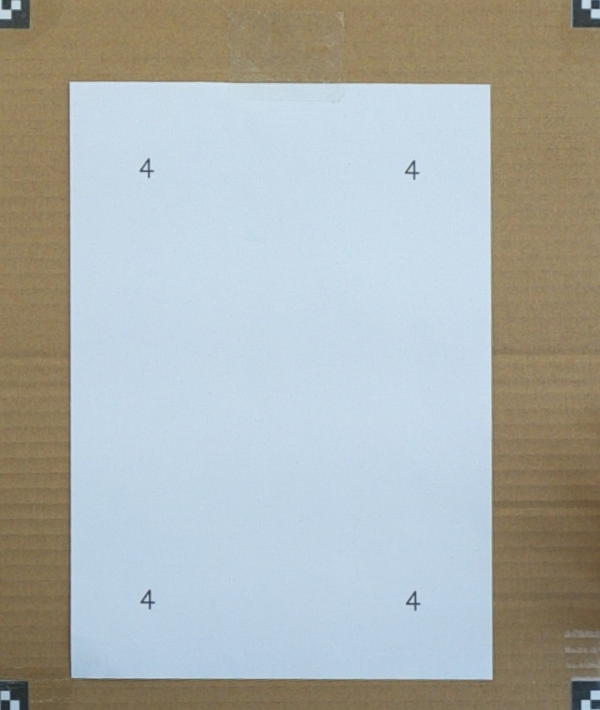
#> input picture box3.jpg, 1200 x 1420 px (shown at 1/2 size)
$ python 1cha_seongong.py
#> lines starting #> are read from the running program, lines starting #| are printed output that depends on the picture; after the words box and inside, x2 and y2 are one past the last pixel; in counts of white or black regions, pixels touching at a corner belong together
import cv2
import math
from sklearn.cluster import KMeans

filename='box3'

#이미지 4분할
def split_image(image, point, angle):
    x, y = point
    h, w = image.shape[:2]
    rotation_matrix = cv2.getRotationMatrix2D((x, y), angle, 1)
    rotated_image = cv2.warpAffine(image, rotation_matrix, (w, h))
    top_left = rotated_image[0:y, 0:x]
    top_right = rotated_image[0:y, x:]
    bottom_left = rotated_image[y:, 0:x]
    bottom_right = rotated_image[y:, x:]

    return top_left, top_right, bottom_left, bottom_right

import cv2
import numpy as np

count=0
img = cv2.imread(f"{filename}.jpg", cv2.IMREAD_COLOR)
#> img is the input picture: shape (1420, 1200, 3); mean B, G, R 173, 176.1, 171.7
size=img.shape[:2]
#> size = (1420, 1200)
print(size)
#| (1420, 1200)
img = cv2.resize(img, (800,600))  # 이미지 크기 조정-카메라 설치 후 하이퍼파라미터 조정
#> img: shape (600, 800, 3)

def remove_overlapping_contours(contours, img_size=(500, 500)):
    # 컨투어 리스트 정렬 (면적 기준 내림차순)
    contours = sorted(contours, key=lambda cnt: cv2.contourArea(cnt), reverse=True)
    remaining_contours = []
    mask = np.zeros(img_size, dtype=np.uint8)

    for cnt in contours:
        # 현재 컨투어를 그린 마스크 생성
        current_mask = np.zeros(img_size, dtype=np.uint8)
        cv2.drawContours(current_mask, [cnt], -1, 255, -1)
        overlap = cv2.bitwise_and(mask, current_mask)
        if not np.any(overlap):  # 겹치는 영역이 없으면
            remaining_contours.append(cnt)
            cv2.drawContours(mask, [cnt], -1, 255, -1)
    return remaining_contours

# Canny Edge Detection
edges = cv2.Canny(img, 240, 240)
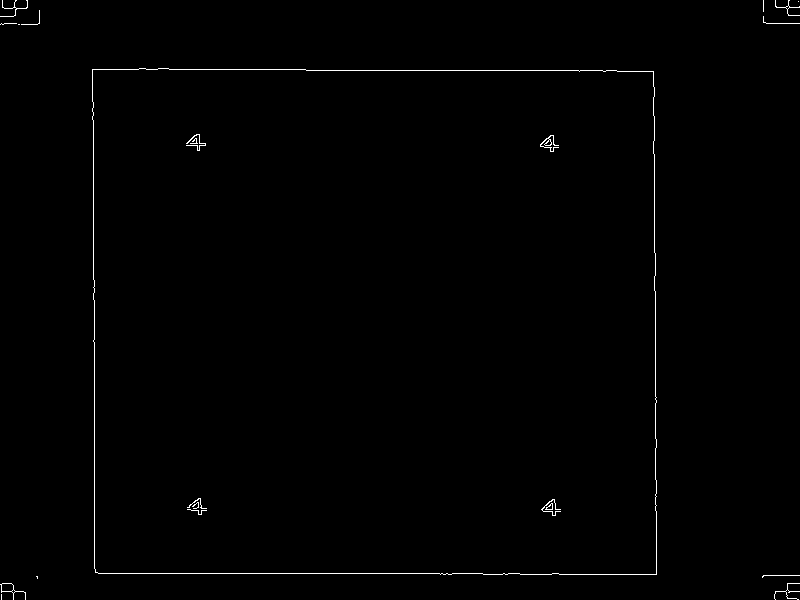
#> edges: shape (600, 800); 0.6% white in thin lines or dots


kernel = np.ones((4,4), np.uint8)
morph = cv2.morphologyEx(edges, cv2.MORPH_CLOSE, kernel)
#> morph: shape (600, 800); 0.68% white in thin lines or dots
edges  = cv2.blur(edges, (3, 3))
# 컨투어 검출 (Canny후에 블러처리까지 한 결과를 입력으로 사용)
contours, hierarchy = cv2.findContours(morph, cv2.RETR_TREE, cv2.CHAIN_APPROX_TC89_KCOS)
#> contours = 18 contours, 8 with area under 20; largest, box (x1, y1, x2, y2) and area: (93, 69, 658, 576) 282934, (93, 69, 658, 576) 282668, (542, 500, 562, 517) 142, (188, 499, 208, 516) 142, (541, 136, 560, 153) 140
realcontour=[]
for i, cnt in enumerate(contours):
    area = cv2.contourArea(cnt)
    peri = cv2.arcLength(cnt, True)
    if 400000>area > 5000:  # 면적 필터링-카메라 설치 후 하이퍼파리미터 조정
        # 컨투어 내부 마스크 생성
        mask = np.zeros(img.shape[:2], dtype=np.uint8)
        cv2.drawContours(mask, [cnt], -1, 255, -1)
        mean_val, stddev_val = cv2.meanStdDev(img, mask=mask)
        # 색상이 비슷한지 판별 (임의 기준: 표준편차가 50 미만)-카메라 설치 후 하이퍼파라미터 조정
        if np.all(stddev_val < 50):
            cnt= cv2.approxPolyDP(cnt, 0.0001* peri, True)
            print(cnt.shape)
            realcontour.append(cnt)
#> this loop made 18 passes
#> (area, peri, mean_val, stddev_val) on passes 6 to 7: (282933.5, 2130.5, [228.4, 213.1, 194.2], [11.06, 9.82, 9.53]), (282668.5, 2126, [228.5, 213.2, 194.2], [10.88, 9.71, 9.47])
#> (area, peri) on passes 1, 2, 3, 8, 9, 10: (32.5, 122), (132, 101.9), (83.5, 35.78), (142.5, 59.44), (141.5, 60.12), (139.5, 58.93)
#| (36, 1, 2)
#| (32, 1, 2)
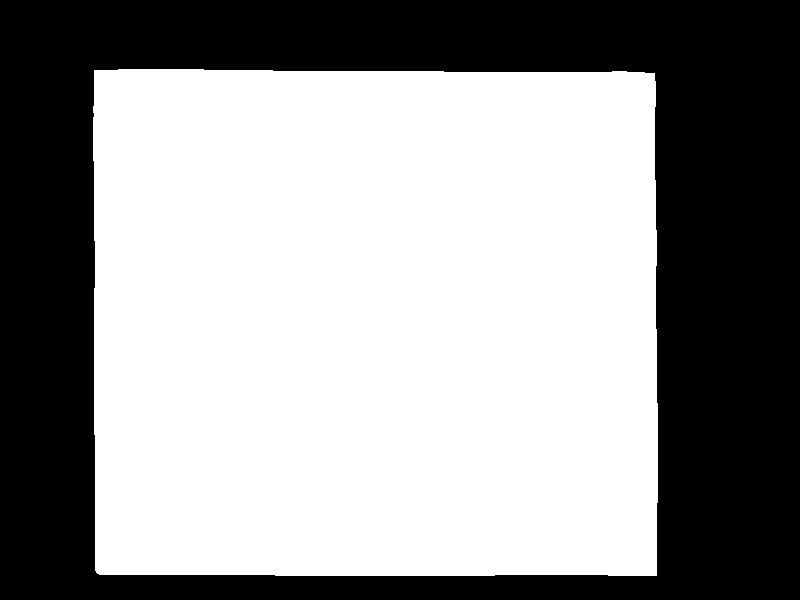
#> mask: shape (600, 800); 59.1% white; 1 black region
#> after the loop, realcontour = 2 contours; box (x1, y1, x2, y2) and area: (93, 69, 658, 576) 282888, (93, 69, 658, 576) 282658
filtered_contours=remove_overlapping_contours(realcontour)
#> in remove_overlapping_contours, `contours = sorted(contours, key=lambda cnt: cv2.contourArea(cnt), reve..`: contours has the same summary as realcontour outside remove_overlapping_contours
#> the loop in remove_overlapping_contours, `for cnt in contours:` made 2 passes
#> after the loop in remove_overlapping_contours, `for cnt in contours:`: current_mask: shape (500, 500); 69.7% white; 1 black region, box (x1, y1, x2, y2) and area: (0, 0, 500, 500) 75758
#> after the loop in remove_overlapping_contours, `for cnt in contours:`: mask: shape (500, 500); 69.7% white; 1 black region
#> after the loop in remove_overlapping_contours, `for cnt in contours:`: remaining_contours = 1 contour; box (x1, y1, x2, y2) and area: (93, 69, 658, 576) 282888
#> filtered_contours has the same summary as remaining_contours in remove_overlapping_contours

for i, cnt in enumerate(filtered_contours):
    cv2.drawContours(img, [cnt], -1, (255,0,255), 2)
    M = cv2.moments(cnt, False)
    cX = int(M['m10'] / M['m00'])
    cY = int(M['m01'] / M['m00'])
#> this loop made 1 pass
#> (cX, cY) on pass 1: (374, 322)
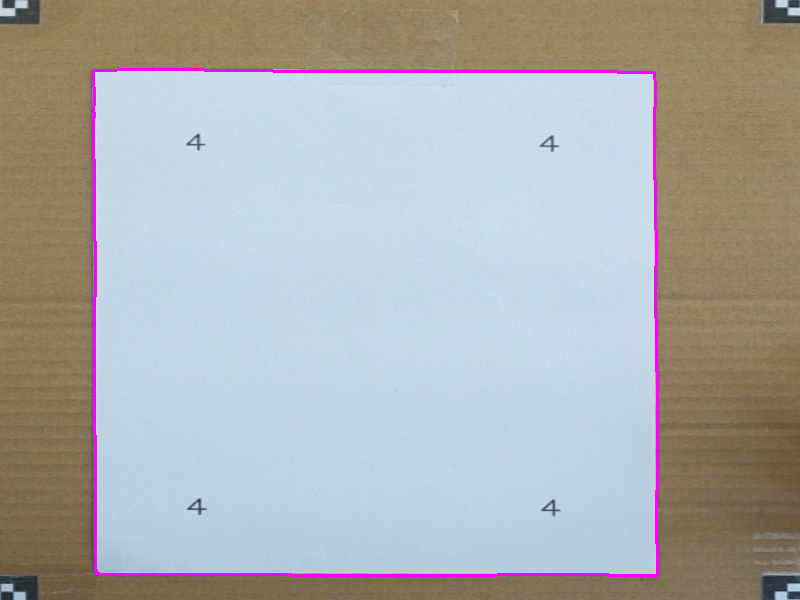
#> img: shape (600, 800, 3); mean B, G, R 174.2, 173.9, 172.9

print('ans')
print(len(filtered_contours))
#| 1

point=(cX,cY)
#> point = (374, 322)
print(point)
#| (374, 322)
image = cv2.imread(f"{filename}.jpg", cv2.IMREAD_COLOR)
height, width = image.shape[:2]
#> height = 1420; width = 1200
scale_x = width / 800
#> scale_x = 1.5
scale_y = height / 600
#> scale_y = 2.37
point=(int(image.shape[1]*cX/800),int(image.shape[0]*cY/600))
#> point = (561, 762)
# 원본 이미지에 컨투어 그리기
for contour in filtered_contours:
    contour_rescaled = [(int(pt[0][0] * scale_x), int(pt[0][1] * scale_y)) for pt in contour]
#> this loop made 1 pass
contour_rescaled=np.array(contour_rescaled)
#> contour_rescaled = 36 pairs, first value 139 to 985, second value 163 to 1360
contour_rescaled=contour_rescaled.reshape(-1,1,2)
#> contour_rescaled = 36 rows, first 8: [139, 165], [141, 243], [139, 257], [139, 265], [141, 267], [141, 274], [139, 276], [142, 665]
mask = np.zeros_like(image)
# 모든 컨투어를 마스크에 그리기
cv2.drawContours(mask, [contour_rescaled], -1, (255, 255, 255), thickness=cv2.FILLED)
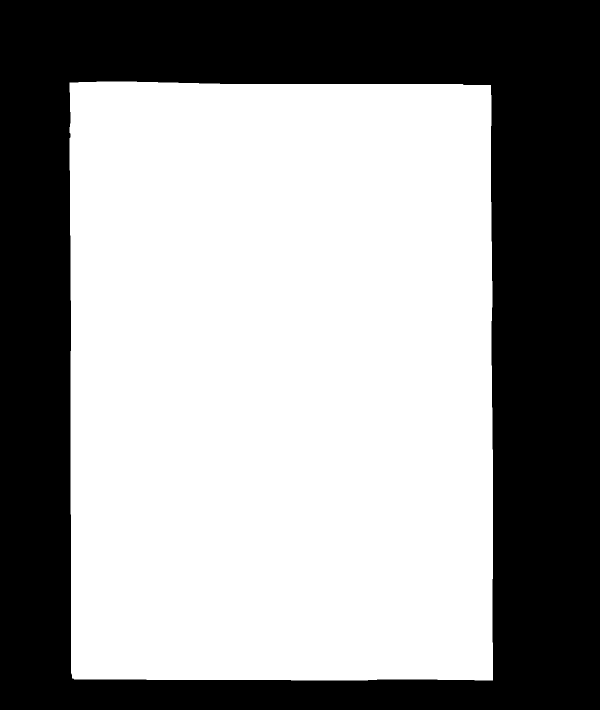
#> mask: shape (1420, 1200, 3) (shown at 1/2 size); 59% white; 1 black region, box (x1, y1, x2, y2) and area: (0, 0, 1200, 1420) 698059
result = cv2.bitwise_and(image, mask)
cv2.circle(result, point, 20, (0, 255, 0), -1)
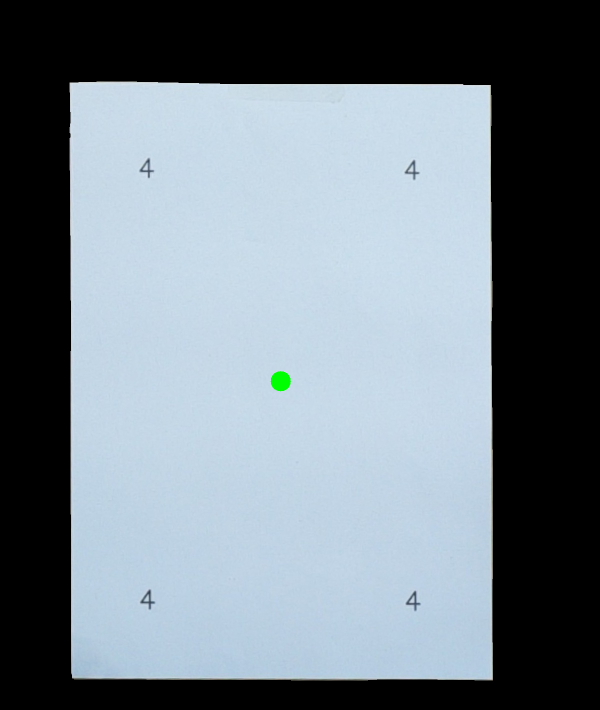
#> result: shape (1420, 1200, 3) (shown at 1/2 size); mean B, G, R 134.9, 126, 114.7
# result=cv2.resize(result,(int(result.shape[1]*0.2),int(result.shape[0]*0.2)))
print(result.shape)
#| (1420, 1200, 3)
# image = cv2.resize(image, (800, 600))  # 이미지 크기 조정-카메라 설치 후 하이퍼파라미터 조정
top_left, top_right, bottom_left, bottom_right = split_image(result, point,0)
#> in split_image, `x, y = point`: x = 561; y = 762
#> in split_image, `rotation_matrix = cv2.getRotationMatrix2D((x, y), angle, 1)`: rotation_matrix = [[1, 0, 0], [0, 1, 0]]
#> in split_image, `top_left = rotated_image[0:y, 0:x]`:
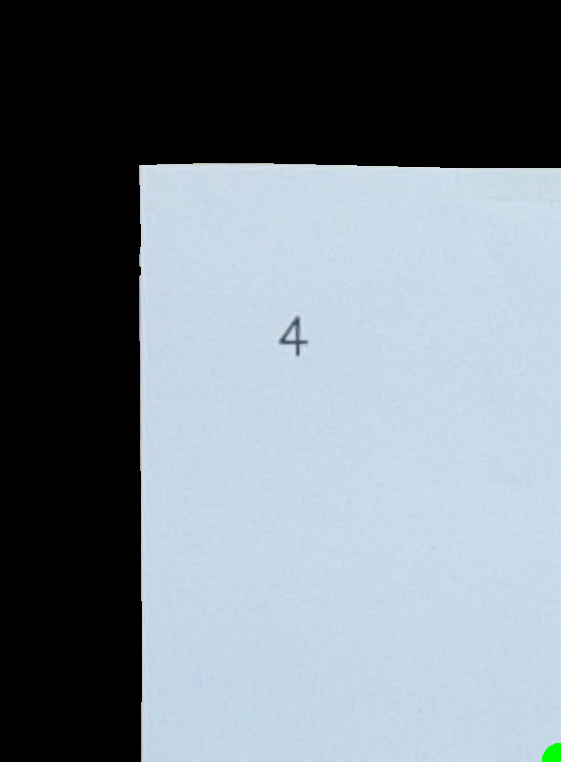
#> top_left: shape (762, 561, 3); mean B, G, R 135.4, 127.2, 116.5
#> in split_image, `bottom_right = rotated_image[y:, x:]`:
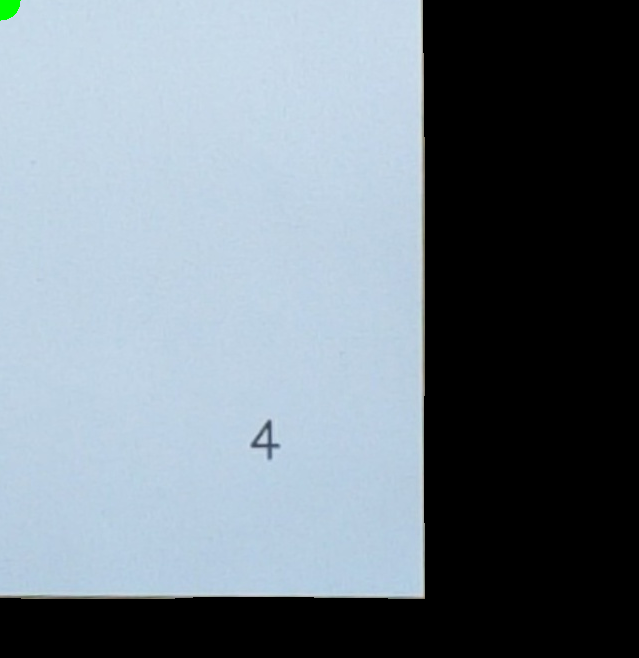
#> bottom_right: shape (658, 639, 3); mean B, G, R 136.5, 126.7, 114.7

# 결과 출력
new_point=(50,60)
imgx=new_point[0]
imgy=new_point[1]
loc=4
if (loc==2):
    imgx+=cX
elif (loc==3):
    imgy+=cY
elif (loc==4):
    imgx+=cX
#> imgx = 424
    imgy+=cY
#> imgy = 382
img_point=(int(imgx),int(imgy))
#> img_point = (424, 382)
template = cv2.imread('marker_4.png', 0)

def marker_detector(side):
    count=0
    orb = cv2.ORB_create()
    kp1, des1 = orb.detectAndCompute(template, None)
    #입력할 부분 설정
    input_image=cv2.cvtColor(side, cv2.COLOR_BGR2GRAY) #여기다
    kp2, des2 = orb.detectAndCompute(input_image, None)

    bf = cv2.BFMatcher(cv2.NORM_HAMMING, crossCheck=True)
    matches = bf.match(des1, des2)
    points1 = []  # 템플릿 이미지에서의 매칭된 특징점 좌표
    points2 = []  # 입력 이미지에서의 매칭된 특징점 좌표

    # 매칭 결과를 거리 기준으로 정렬
    matches = sorted(matches, key=lambda x: x.distance)
    for match in matches:
        # 첫 번째 이미지의 특징점 좌표
        pt1 = kp1[match.queryIdx].pt
        # 두 번째 이미지의 특징점 좌표
        pt2 = kp2[match.trainIdx].pt
        points1.append(pt1)
        points2.append(pt2)
            # 출력

    if points1 and points2:
        avg_x1 = np.mean([pt[0] for pt in points1])
        avg_y1 = np.mean([pt[1] for pt in points1])
        avg_x2 = np.mean([pt[0] for pt in points2])
        avg_y2 = np.mean([pt[1] for pt in points2])

        print(f"Template Image Average (x, y): ({avg_x1:.2f}, {avg_y1:.2f})")
        print(f"Input Image Average (x, y): ({avg_x2:.2f}, {avg_y2:.2f})")
    else:
        print("No matches found.")
    print(len(matches))
    points = [kp2[match.trainIdx].pt for match in matches]
    points = np.array(points)  # 리스트를 numpy 배열로 변환

    # K-Means 군집화
    k = 7  # 클러스터 개수 (적절히 설정)
    kmeans = KMeans(n_clusters=k, random_state=0)
#> (the run stopped early here; a loop or call above may not have finished)

$ run again, with box2.jpg copied over box3.jpg
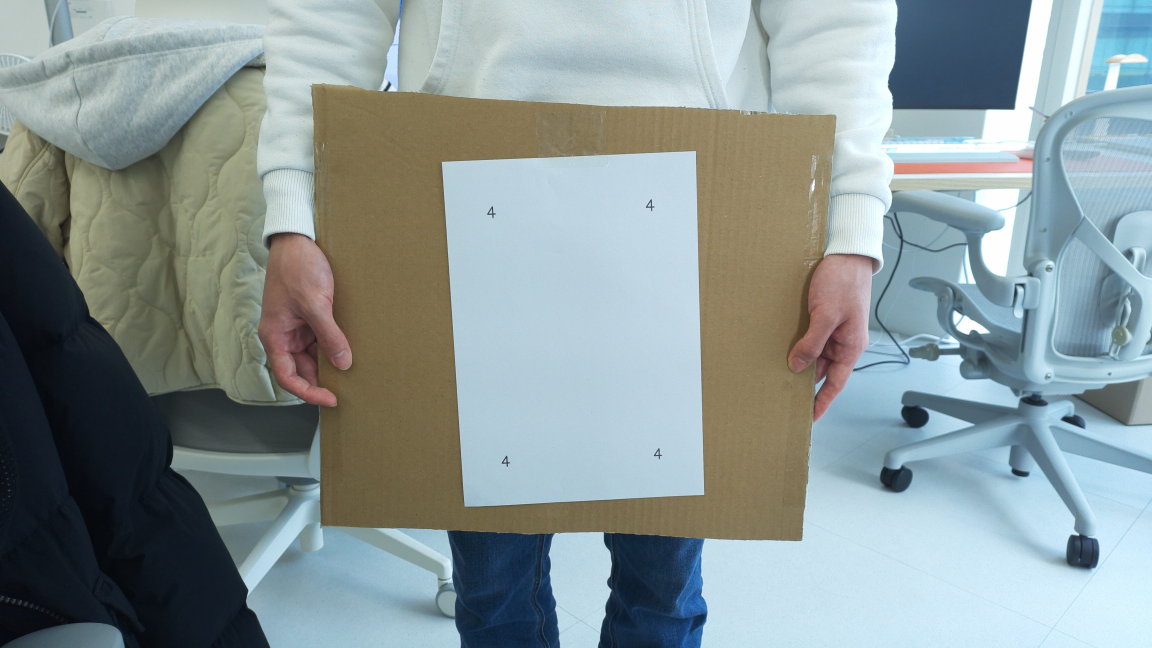
#> input picture box2.jpg, 4608 x 2592 px (shown at 1/4 size)
#> img is the input picture: shape (2592, 4608, 3); mean B, G, R 151.3, 150.6, 137.6
#| (2592, 4608)
#> morph: shape (600, 800); 2.9% white in thin lines or dots
#> `contours, hierarchy = cv2.findContours(morph, cv2.RETR_TREE, cv2.CHAIN..`: contours = 233 contours, 179 with area under 20; largest, box (x1, y1, x2, y2) and area: (307, 141, 491, 471) 55064, (307, 141, 491, 471) 54890, (191, 142, 729, 600) 4469, (715, 419, 765, 529) 728, (605, 204, 627, 282) 704
#> the loop `for i, cnt in enumerate(contours):` made 233 passes
#> (area, peri, mean_val, stddev_val) on passes 166 to 167: (55063.5, 983.5, [217.9, 205.9, 183.1], [18, 13.85, 11.47]), (54889.5, 981.8, [218.2, 206, 183.2], [17.23, 13.34, 11.23])
#> (printed output is left out)
#> after the loop `for i, cnt in enumerate(contours):`:
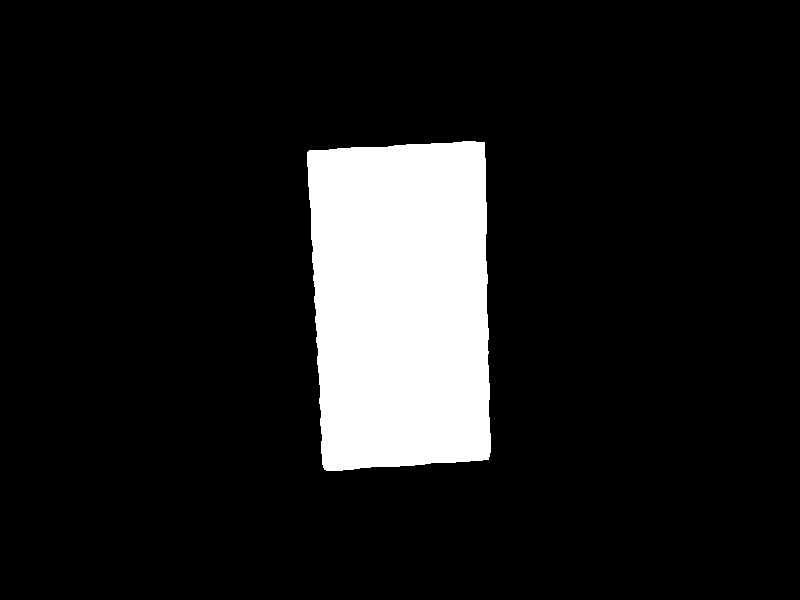
#> mask: shape (600, 800); 11.5% white; 1 white region
#> after the loop `for i, cnt in enumerate(contours):`: realcontour = 2 contours; box (x1, y1, x2, y2) and area: (307, 141, 491, 471) 55064, (307, 141, 491, 471) 54890
#> in remove_overlapping_contours, `contours = sorted(contours, key=lambda cnt: cv2.contourArea(cnt), reve..`: contours has the same summary as realcontour outside remove_overlapping_contours
#> the loop in remove_overlapping_contours, `for cnt in contours:` made 2 passes
#> after the loop in remove_overlapping_contours, `for cnt in contours:`: remaining_contours = 1 contour; box (x1, y1, x2, y2) and area: (307, 141, 491, 471) 55064
#> filtered_contours has the same summary as remaining_contours in remove_overlapping_contours
#> the loop `for i, cnt in enumerate(filtered_contours):` made 1 pass
#> (cX, cY) on pass 1: (400, 303)
#| 1
#> `point=(cX,cY)`: point = (400, 303)
#| (400, 303)
#> `point=(int(image.shape[1]*cX/800),int(image.shape[0]*cY/600))`: point = (2304, 1308)
#> the loop `for contour in filtered_contours:` made 1 pass
#> `contour_rescaled=np.array(contour_rescaled)`: contour_rescaled = 59 pairs, first value 1768 to 2822, second value 609 to 2030
#> `contour_rescaled=contour_rescaled.reshape(-1,1,2)`: contour_rescaled = 59 rows, first 8: [2787, 609], [2684, 609], [2580, 617], [2459, 617], [2373, 626], [2286, 626], [2211, 635], [2154, 630]
#| (2592, 4608, 3)
#> x = 2304; y = 1308
#> rotation_matrix = [[1, 0, 0], [0, 1, 0]]
#> in split_image, `bottom_right = rotated_image[y:, x:]`:
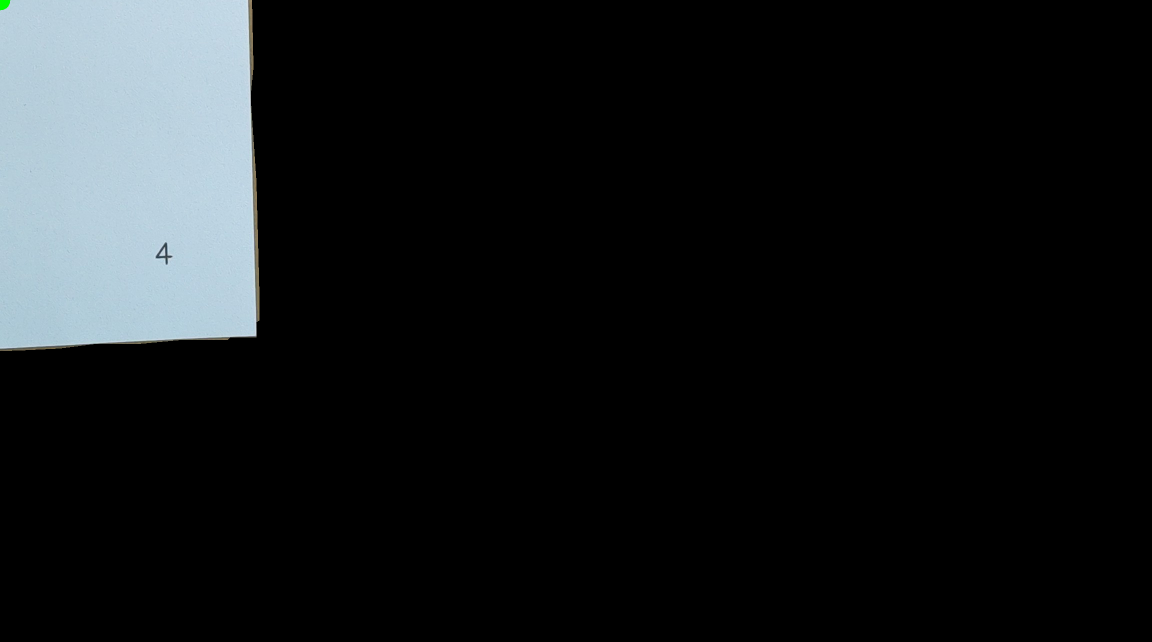
#> bottom_right: shape (1284, 2304, 3) (shown at 1/2 size); mean B, G, R 26, 24.5, 21.7
#> imgx = 450
#> imgy = 363
#> img_point = (450, 363)
